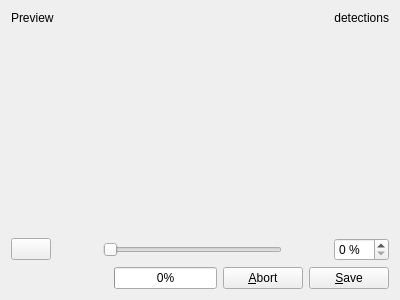
<?xml version="1.0" encoding="UTF-8"?>
<ui version="4.0">
 <class>ResultWidget</class>
 <widget class="QWidget" name="ResultWidget">
  <property name="geometry">
   <rect>
    <x>0</x>
    <y>0</y>
    <width>400</width>
    <height>300</height>
   </rect>
  </property>
  <property name="windowTitle">
   <string>Form</string>
  </property>
  <layout class="QVBoxLayout" name="verticalLayout">
   <item>
    <layout class="QHBoxLayout" name="horizontalLayout">
     <item>
      <widget class="QLabel" name="label">
       <property name="text">
        <string>Preview</string>
       </property>
      </widget>
     </item>
     <item>
      <widget class="QLabel" name="lbl_detections">
       <property name="text">
        <string>detections</string>
       </property>
       <property name="alignment">
        <set>Qt::AlignRight|Qt::AlignTrailing|Qt::AlignVCenter</set>
       </property>
      </widget>
     </item>
    </layout>
   </item>
   <item>
    <layout class="QVBoxLayout" name="verticalLayout_2">
     <item>
      <widget class="PreviewScrollArea" name="scrl_preview">
       <property name="frameShape">
        <enum>QFrame::NoFrame</enum>
       </property>
       <property name="lineWidth">
        <number>0</number>
       </property>
       <property name="widgetResizable">
        <bool>true</bool>
       </property>
       <property name="alignment">
        <set>Qt::AlignCenter</set>
       </property>
       <widget class="PreviewImage" name="preview">
        <property name="geometry">
         <rect>
          <x>187</x>
          <y>99</y>
          <width>16</width>
          <height>16</height>
         </rect>
        </property>
        <property name="sizePolicy">
         <sizepolicy hsizetype="Fixed" vsizetype="Fixed">
          <horstretch>0</horstretch>
          <verstretch>0</verstretch>
         </sizepolicy>
        </property>
        <layout class="QVBoxLayout" name="verticalLayout_3">
         <property name="margin">
          <number>0</number>
         </property>
        </layout>
       </widget>
      </widget>
     </item>
     <item>
      <layout class="QHBoxLayout" name="horizontalLayout_2">
       <item>
        <widget class="QPushButton" name="btn_scaleToFit">
         <property name="sizePolicy">
          <sizepolicy hsizetype="Fixed" vsizetype="Fixed">
           <horstretch>0</horstretch>
           <verstretch>0</verstretch>
          </sizepolicy>
         </property>
         <property name="toolTip">
          <string>Scale to fit</string>
         </property>
         <property name="text">
          <string/>
         </property>
        </widget>
       </item>
       <item>
        <widget class="QPushButton" name="btn_zoomOut">
         <property name="sizePolicy">
          <sizepolicy hsizetype="Fixed" vsizetype="Fixed">
           <horstretch>0</horstretch>
           <verstretch>0</verstretch>
          </sizepolicy>
         </property>
         <property name="toolTip">
          <string>Zoom out</string>
         </property>
         <property name="text">
          <string/>
         </property>
         <property name="flat">
          <bool>true</bool>
         </property>
        </widget>
       </item>
       <item>
        <widget class="QSlider" name="sldr_zoom">
         <property name="orientation">
          <enum>Qt::Horizontal</enum>
         </property>
        </widget>
       </item>
       <item>
        <widget class="QPushButton" name="btn_zoomIn">
         <property name="sizePolicy">
          <sizepolicy hsizetype="Fixed" vsizetype="Fixed">
           <horstretch>0</horstretch>
           <verstretch>0</verstretch>
          </sizepolicy>
         </property>
         <property name="toolTip">
          <string>Zoom in</string>
         </property>
         <property name="text">
          <string/>
         </property>
         <property name="flat">
          <bool>true</bool>
         </property>
        </widget>
       </item>
       <item>
        <widget class="QSpinBox" name="spn_zoom">
         <property name="sizePolicy">
          <sizepolicy hsizetype="Fixed" vsizetype="Fixed">
           <horstretch>0</horstretch>
           <verstretch>0</verstretch>
          </sizepolicy>
         </property>
         <property name="suffix">
          <string> %</string>
         </property>
        </widget>
       </item>
      </layout>
     </item>
    </layout>
   </item>
   <item>
    <layout class="QHBoxLayout" name="bottomLayout">
     <item>
      <spacer name="spcr">
       <property name="orientation">
        <enum>Qt::Horizontal</enum>
       </property>
       <property name="sizeHint" stdset="0">
        <size>
         <width>0</width>
         <height>20</height>
        </size>
       </property>
      </spacer>
     </item>
     <item>
      <widget class="QProgressBar" name="progressBar">
       <property name="value">
        <number>0</number>
       </property>
      </widget>
     </item>
     <item>
      <widget class="QPushButton" name="btn_abort">
       <property name="text">
        <string>&amp;Abort</string>
       </property>
      </widget>
     </item>
     <item>
      <widget class="QPushButton" name="btn_save">
       <property name="sizePolicy">
        <sizepolicy hsizetype="Fixed" vsizetype="Fixed">
         <horstretch>0</horstretch>
         <verstretch>0</verstretch>
        </sizepolicy>
       </property>
       <property name="text">
        <string>&amp;Save</string>
       </property>
      </widget>
     </item>
    </layout>
   </item>
  </layout>
 </widget>
 <customwidgets>
  <customwidget>
   <class>PreviewImage</class>
   <extends>QWidget</extends>
   <header>previewimage.h</header>
   <container>1</container>
  </customwidget>
  <customwidget>
   <class>PreviewScrollArea</class>
   <extends>QScrollArea</extends>
   <header>previewscrollarea.h</header>
   <container>1</container>
  </customwidget>
 </customwidgets>
 <resources/>
 <connections/>
</ui>
